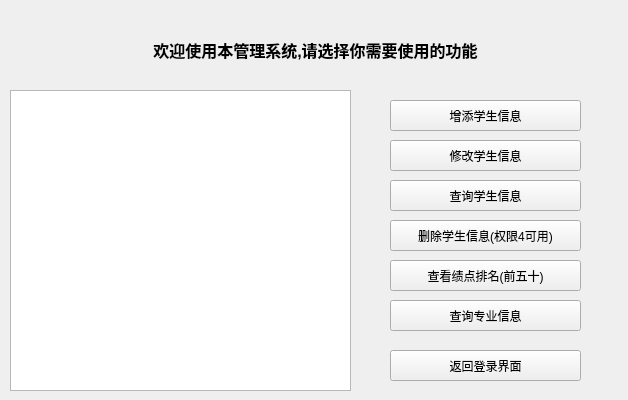
<?xml version="1.0" encoding="UTF-8"?>
<ui version="4.0">
 <class>LoginWindowClass</class>
 <widget class="QWidget" name="LoginWindowClass">
  <property name="geometry">
   <rect>
    <x>0</x>
    <y>0</y>
    <width>628</width>
    <height>400</height>
   </rect>
  </property>
  <property name="minimumSize">
   <size>
    <width>628</width>
    <height>400</height>
   </size>
  </property>
  <property name="maximumSize">
   <size>
    <width>628</width>
    <height>400</height>
   </size>
  </property>
  <property name="windowTitle">
   <string>LoginWindow</string>
  </property>
  <widget class="QWidget" name="widget" native="true">
   <property name="geometry">
    <rect>
     <x>10</x>
     <y>10</y>
     <width>611</width>
     <height>80</height>
    </rect>
   </property>
   <widget class="QLabel" name="label">
    <property name="geometry">
     <rect>
      <x>130</x>
      <y>10</y>
      <width>351</width>
      <height>61</height>
     </rect>
    </property>
    <property name="text">
     <string>&lt;html&gt;&lt;head/&gt;&lt;body&gt;&lt;p align=&quot;center&quot;&gt;&lt;span style=&quot; font-size:12pt; font-weight:600;&quot;&gt;欢迎使用本管理系统,请选择你需要使用的功能&lt;/span&gt;&lt;/p&gt;&lt;/body&gt;&lt;/html&gt;</string>
    </property>
   </widget>
  </widget>
  <widget class="QWidget" name="widget_2" native="true">
   <property name="geometry">
    <rect>
     <x>10</x>
     <y>90</y>
     <width>341</width>
     <height>301</height>
    </rect>
   </property>
   <widget class="QTextBrowser" name="IntroductionText">
    <property name="geometry">
     <rect>
      <x>0</x>
      <y>0</y>
      <width>341</width>
      <height>301</height>
     </rect>
    </property>
    <property name="font">
     <font>
      <family>DengXian</family>
      <pointsize>12</pointsize>
     </font>
    </property>
   </widget>
  </widget>
  <widget class="QWidget" name="widget_3" native="true">
   <property name="geometry">
    <rect>
     <x>350</x>
     <y>90</y>
     <width>271</width>
     <height>301</height>
    </rect>
   </property>
   <widget class="QPushButton" name="BackPB">
    <property name="geometry">
     <rect>
      <x>40</x>
      <y>260</y>
      <width>191</width>
      <height>31</height>
     </rect>
    </property>
    <property name="text">
     <string>返回登录界面</string>
    </property>
   </widget>
   <widget class="QPushButton" name="InsertInfoPB">
    <property name="geometry">
     <rect>
      <x>40</x>
      <y>10</y>
      <width>191</width>
      <height>31</height>
     </rect>
    </property>
    <property name="text">
     <string>增添学生信息</string>
    </property>
   </widget>
   <widget class="QPushButton" name="UpdateInfoPB">
    <property name="geometry">
     <rect>
      <x>40</x>
      <y>50</y>
      <width>191</width>
      <height>31</height>
     </rect>
    </property>
    <property name="text">
     <string>修改学生信息</string>
    </property>
   </widget>
   <widget class="QPushButton" name="SelectInfoPB">
    <property name="geometry">
     <rect>
      <x>40</x>
      <y>90</y>
      <width>191</width>
      <height>31</height>
     </rect>
    </property>
    <property name="text">
     <string>查询学生信息</string>
    </property>
   </widget>
   <widget class="QPushButton" name="DeleteInfoPB">
    <property name="geometry">
     <rect>
      <x>40</x>
      <y>130</y>
      <width>191</width>
      <height>31</height>
     </rect>
    </property>
    <property name="text">
     <string>删除学生信息(权限4可用)</string>
    </property>
   </widget>
   <widget class="QPushButton" name="GradePointRankPB">
    <property name="geometry">
     <rect>
      <x>40</x>
      <y>170</y>
      <width>191</width>
      <height>31</height>
     </rect>
    </property>
    <property name="text">
     <string>查看绩点排名(前五十)</string>
    </property>
   </widget>
   <widget class="QPushButton" name="ProfessionInfoPB">
    <property name="geometry">
     <rect>
      <x>40</x>
      <y>210</y>
      <width>191</width>
      <height>31</height>
     </rect>
    </property>
    <property name="text">
     <string>查询专业信息</string>
    </property>
   </widget>
  </widget>
 </widget>
 <layoutdefault spacing="6" margin="11"/>
 <resources/>
 <connections/>
</ui>
